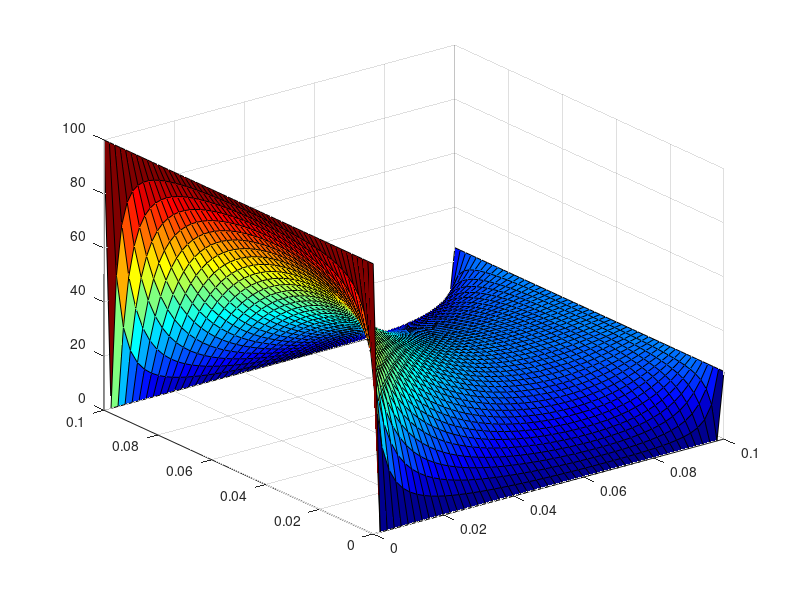

Source code (MATLAB): (Note: this script raises an error after producing the figure.)
%Tarea II Metodos numericos II
%Gabriel Alvarez Castrillo C00368
%Problema 3:
clearvars;

% Limites del dominio
xi = 0;
xf = 0.10;%m
yi = 0;
yf = 0.10;

% Partición del dominio
factor = 10;
m = factor * 5; % Número de puntos en x
n = factor * 5; % Número de puntos en y

h = (xf - xi)/m;
k = (yf - yi)/n;

x = (xi:h:xf)'; 
y = (yi:k:yf)'; 
U = zeros(m+1, n+1);

%Para resolver la ec. Laplace 
f = @(x,y) 0;

% Condiciones de frontera Dirichlet

U(:,1)=100;  % Condición de frontera inferior U(0,y)
U(:,end)=25; % Condición de frontera superior U(xf,y)
% Condiciones de frontera de Neumann (derivada normal cero)
U(1,2:m)=U(2,2:m);%Tasa de variación nula en y=0, Neumann
U(end,2:m)=U(end-1,2:m);   

% Coeficientes para el método numérico
beta = (h/k)^2;
alpha = 2 * (1 + (h/k)^2);
% .......... Matriz patrón con los coeficientes ..........
A = zeros(m - 1, n - 1);
for i = 1:m-1
    A(i, i) = alpha; % Diagonal principal
end
for i = 1:m-2
    A(i, i + 1) = -beta;% Diagonal superior
    A(i + 1, i) = -beta;% Diagonal inferior
end
% Conforma la matriz del Problema:
C = A;
for i = 1:n-2
    C = blkdiag(C, A);% Agregar A a la matriz de bloques
end

for i = 0:size(C, 1)-m
    C(i + 1, m + i) = -beta;
    C(m + i, i + 1) = -beta;
end

% Se crea el vector b:
b = zeros(size(C, 1), 1);
l = 0;
for i = 2:n
    for j = 2:m
        l = l + 1;
        b(l) = U(i - 1, j) + U(i + 1, j) + beta * (U(i, j - 1) + U(i, j + 1))- (h^2)*f(x(i), y(j));
    end
end

%Resolver el sistema
u = C \ b;
% Rellenar la matriz U con los valores calculados
l = 0;
for i = 2:n
    for j = 2:m
        l = l + 1;
        U(i, j) = u(l);
    end
end

% Graficando la solución tenemos
[X,Y] = meshgrid(x,y);
figure(1)
h1 = surf(X,Y,U);
colormap jet;
h1.EdgeColor = 'none';
xlabel('x');
ylabel('y');
zlabel('U(x,y)');
title('Solución de la ec. de Laplace');
